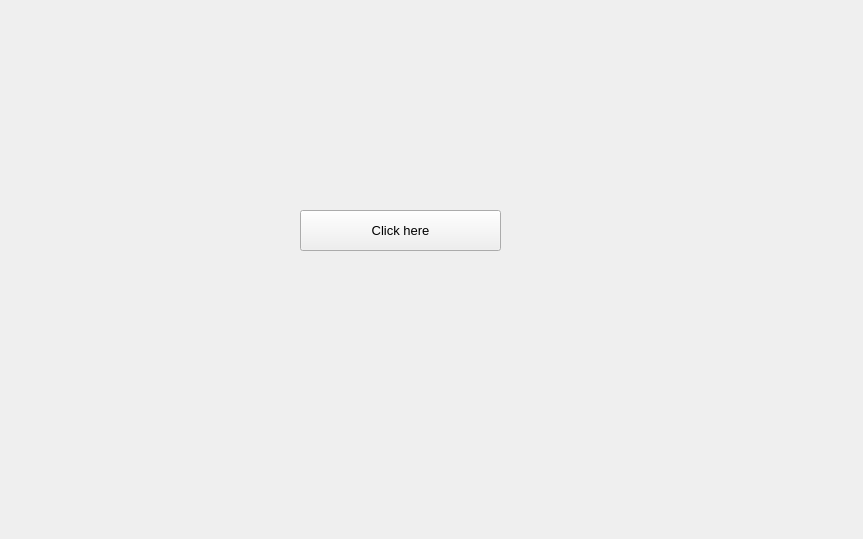
<?xml version="1.0" encoding="UTF-8"?>
<ui version="4.0">
 <class>Form</class>
 <widget class="QWidget" name="Form">
  <property name="geometry">
   <rect>
    <x>0</x>
    <y>0</y>
    <width>863</width>
    <height>539</height>
   </rect>
  </property>
  <property name="windowTitle">
   <string>Form</string>
  </property>
  <widget class="QPushButton" name="just_button_">
   <property name="enabled">
    <bool>true</bool>
   </property>
   <property name="geometry">
    <rect>
     <x>300</x>
     <y>210</y>
     <width>201</width>
     <height>41</height>
    </rect>
   </property>
   <property name="sizePolicy">
    <sizepolicy hsizetype="Minimum" vsizetype="Minimum">
     <horstretch>30</horstretch>
     <verstretch>0</verstretch>
    </sizepolicy>
   </property>
   <property name="minimumSize">
    <size>
     <width>30</width>
     <height>30</height>
    </size>
   </property>
   <property name="maximumSize">
    <size>
     <width>500</width>
     <height>500</height>
    </size>
   </property>
   <property name="font">
    <font>
     <pointsize>10</pointsize>
    </font>
   </property>
   <property name="text">
    <string>Click here</string>
   </property>
  </widget>
 </widget>
 <resources/>
 <connections/>
</ui>
